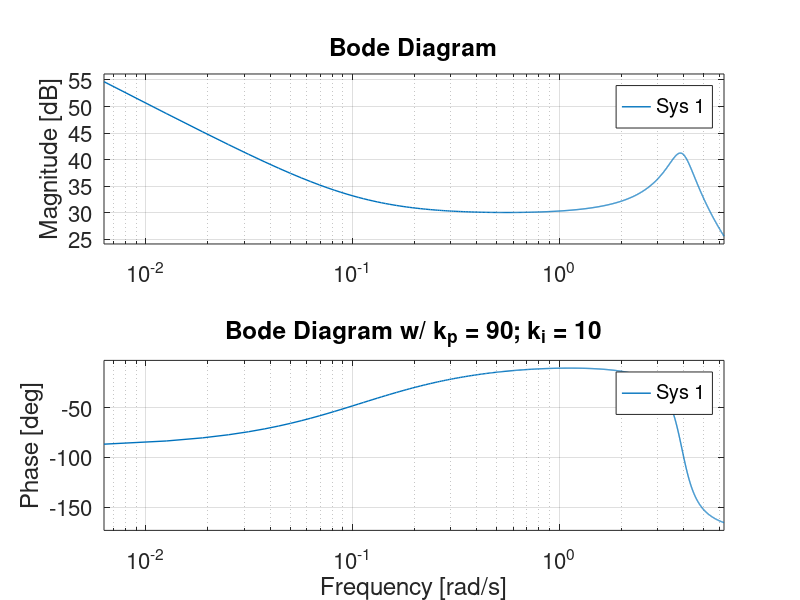
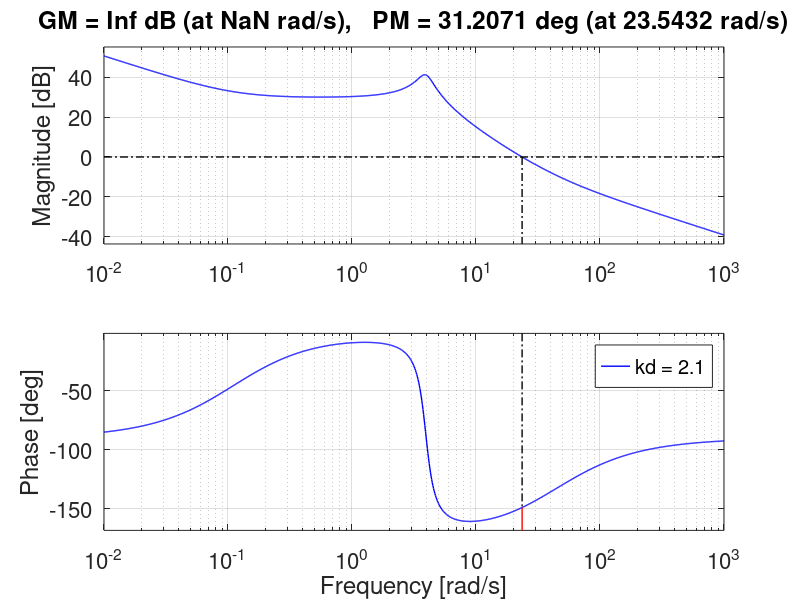

MATLAB code for these plots, in order: (Note: this script raises an error after producing the figures.)
tic
%%%%%%%%%%%%%%%%%%%%%%%%%%%%%%%%%%%%%%%%%%%%%%%%%%%%%%%%%%%%%%%%%%%%%%%%%%
%% ASE 370C: Feedback Control Systems
% Mini Project 3 MAIN FILE
close all; format long g; clc; %clear all;
set(0, 'DefaultAxesFontSize',16, 'DefaultLineLineWidth',1.,...
    'DefaultLineMarkerSize',16)
%%%%%%%%%%%%%%%%%%%%%%%%%%%%%%%%%%%%%%%%%%%%%%%%%%%%%%%%%%%%%%%%%%%%%%%%%%

%% Problem 5
% givens
r = 0.25; % m
J = 0.0475; % kg*m^2
c = 0.05; % kg/s
m = 1.5; % kg/s
g = 9.8; % m/s^2
l = 0.05; % m
w = linspace(0,2*pi,1000)'; % range of freqs (rad/s)

% gains
ki = 10; % integral gain
% kp = 10; % proportional gain

% TFs
Ps = tf(r,[J c m*g*l]); % plant
C1s = @(kp) tf([kp ki],[1 0]); % PI controller
L1s = @(kp) Ps*C1s(kp); % open loop PI system

% plots
figure
hold on

subplot(1,2,1)
bode(L1s(89),w)
title('Bode Diagram w/ k_p = 89; k_i = 10')
grid on

subplot(1,2,2)
bode(L1s(90),w)
title('Bode Diagram w/ k_p = 90; k_i = 10')
grid on

hold off

[gm1,pm1,~,~] = margin(L1s(90));

%% Problem 8

kp = 90; % proportional gain

% TFs
Cs = @(kd) tf([kd kp ki],[1 0]); % PID controller
Ls = @(kd) Ps*Cs(kd); % open loop PID system

% plots
figure
hold on

subplot(1,2,1)
margin(Ls(2))
% title('Bode Diagram w/ k_d = 10; k_i = 10; k_p = 90')
legend('kd = 2.0')
grid on

subplot(1,2,2)
margin(Ls(2.1))
% title('Bode Diagram w/ k_d = 100; k_i = 10; k_p = 90')
legend('kd = 2.1')
grid on

hold off

%% Problem 9

kd = 2.1; % derivative gain

Cs = tf([kd kp ki],[1 0]); % PID controller
Ls = Ps*Cs; % open loop PID system

L_cl = Ls/(1+Ls); % closed-loop TF

% time range
t = (0:0.001:10)';
t_size = length(t);

% inputs
u1 = ones(t_size,1);
u2 = sin(pi/2*t);
u3 = sin(pi*t);
u4 = sin(3*pi/4*t);
u5 = sin(2*pi*t);

% responses
if exist('y1')+exist('y2')+exist('y3')+exist('y4')+exist('y5') < 5
    y1 = lsim(L_cl, u1, t);
    y2 = lsim(L_cl, u2, t);
    y3 = lsim(L_cl, u3, t);
    y4 = lsim(L_cl, u4, t);
    y5 = lsim(L_cl, u5, t);
end%if

% plotting responses
figure
sgtitle('Closed-Loop Response for Varying Inputs')

subplot(5,1,1)
hold on
plot(t,u1,'r')
plot(t,y1)
ylabel('y_1(t)')
legend('\theta_r(t) = 1','location','best')
% legend('y_1(t)','\theta_r(t) = 1','location','best')
grid on
hold off

subplot(5,1,2)
hold on
plot(t,u2,'r')
plot(t,y2)
ylabel('y_2(t)')
legend('\theta_r(t) = sin(\pi/2*t)','location','best')
grid on
hold off

subplot(5,1,3)
hold on
plot(t,u3,'r')
plot(t,y3)
ylabel('y_3(t)')
legend('\theta_r(t) = sin(\pi*t)','location','best')
grid on
hold off

subplot(5,1,4)
hold on
plot(t,u4,'r')
plot(t,y4)
ylabel('y_4(t)')
legend('\theta_r(t) = sin(3\pi/4*t)','location','best')
grid on
hold off

subplot(5,1,5)
hold on
plot(t,u5,'r')
plot(t,y5)
xlabel('Time (seconds)')
ylabel('y_5(t)')
legend('\theta_r(t) = sin(2\pi*t)','location','best')
grid on
hold off

toc